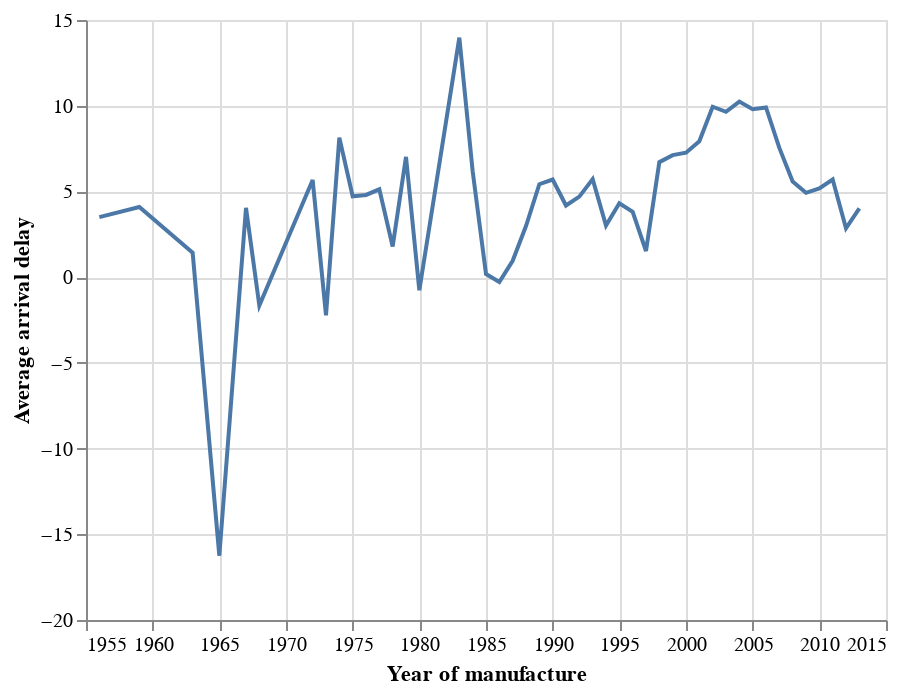

The notebook cell saved with this chart:
### Code cell
# Solution
alt.Chart(delay_by_age).mark_line().encode(
    alt.X('manufacture_year:Q', 
          title='Year of manufacture',
          # This overrides the default formatting for a
          # quantitative field and displays the axis labels
          # without commas
          axis=alt.Axis(format='d')),
    alt.Y('avg_arr_delay:Q', title='Average arrival delay')
)

### Figure 1 — Vega-Lite specification as saved in the notebook (floating-point values rounded to 4 significant figures)
{"config": {"view": {"continuousWidth": 400, "continuousHeight": 300}}, "data": {"name": "data-71a8df3107da1ac3ad5750ddeeeabc7a"}, "mark": "line", "encoding": {"x": {"type": "quantitative", "axis": {"format": "d"}, "field": "manufacture_year", "title": "Year of manufacture"}, "y": {"type": "quantitative", "field": "avg_arr_delay", "title": "Average arrival delay"}}, "$schema": "https://vega.github.io/schema/vega-lite/v4.8.1.json", "datasets": {"data-71a8df3107da1ac3ad5750ddeeeabc7a": [{"manufacture_year": 1956.0, "avg_arr_delay": 3.5}, {"manufacture_year": 1959.0, "avg_arr_delay": 4.089}, {"manufacture_year": 1963.0, "avg_arr_delay": 1.42}, {"manufacture_year": 1965.0, "avg_arr_delay": -16.25}, {"manufacture_year": 1967.0, "avg_arr_delay": 4.045}, {"manufacture_year": 1968.0, "avg_arr_delay": -1.659}, {"manufacture_year": 1972.0, "avg_arr_delay": 5.667}, {"manufacture_year": 1973.0, "avg_arr_delay": -2.227}, {"manufacture_year": 1974.0, "avg_arr_delay": 8.14}, {"manufacture_year": 1975.0, "avg_arr_delay": 4.719}, {"manufacture_year": 1976.0, "avg_arr_delay": 4.795}, {"manufacture_year": 1977.0, "avg_arr_delay": 5.12}, {"manufacture_year": 1978.0, "avg_arr_delay": 1.792}, {"manufacture_year": 1979.0, "avg_arr_delay": 7.016}, {"manufacture_year": 1980.0, "avg_arr_delay": -0.7642}, {"manufacture_year": 1983.0, "avg_arr_delay": 13.97}, {"manufacture_year": 1984.0, "avg_arr_delay": 6.177}, {"manufacture_year": 1985.0, "avg_arr_delay": 0.1819}, {"manufacture_year": 1986.0, "avg_arr_delay": -0.2829}, {"manufacture_year": 1987.0, "avg_arr_delay": 0.9559}, {"manufacture_year": 1988.0, "avg_arr_delay": 2.981}, {"manufacture_year": 1989.0, "avg_arr_delay": 5.42}, {"manufacture_year": 1990.0, "avg_arr_delay": 5.695}, {"manufacture_year": 1991.0, "avg_arr_delay": 4.178}, {"manufacture_year": 1992.0, "avg_arr_delay": 4.697}, {"manufacture_year": 1993.0, "avg_arr_delay": 5.72}, {"manufacture_year": 1994.0, "avg_arr_delay": 3.014}, {"manufacture_year": 1995.0, "avg_arr_delay": 4.307}, {"manufacture_year": 1996.0, "avg_arr_delay": 3.808}, {"manufacture_year": 1997.0, "avg_arr_delay": 1.525}, {"manufacture_year": 1998.0, "avg_arr_delay": 6.71}, {"manufacture_year": 1999.0, "avg_arr_delay": 7.117}, {"manufacture_year": 2000.0, "avg_arr_delay": 7.26}, {"manufacture_year": 2001.0, "avg_arr_delay": 7.929}, {"manufacture_year": 2002.0, "avg_arr_delay": 9.94}, {"manufacture_year": 2003.0, "avg_arr_delay": 9.645}, {"manufacture_year": 2004.0, "avg_arr_delay": 10.24}, {"manufacture_year": 2005.0, "avg_arr_delay": 9.799}, {"manufacture_year": 2006.0, "avg_arr_delay": 9.9}, {"manufacture_year": 2007.0, "avg_arr_delay": 7.54}, {"manufacture_year": 2008.0, "avg_arr_delay": 5.573}, {"manufacture_year": 2009.0, "avg_arr_delay": 4.921}, {"manufacture_year": 2010.0, "avg_arr_delay": 5.175}, {"manufacture_year": 2011.0, "avg_arr_delay": 5.696}, {"manufacture_year": 2012.0, "avg_arr_delay": 2.851}, {"manufacture_year": 2013.0, "avg_arr_delay": 4.007}]}}
